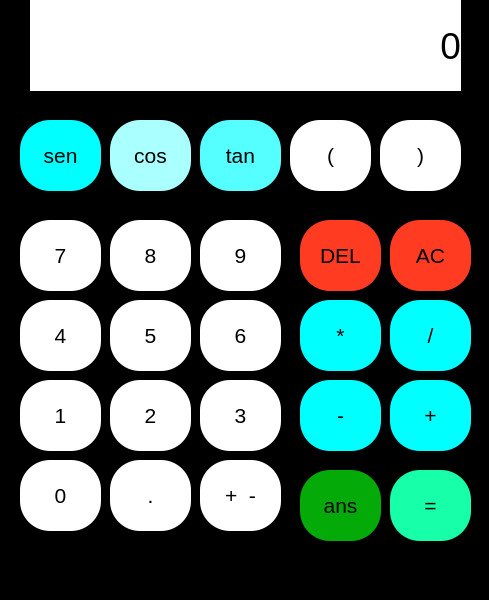
<?xml version="1.0" encoding="UTF-8"?>
<ui version="4.0">
 <class>MainWindow</class>
 <widget class="QMainWindow" name="MainWindow">
  <property name="geometry">
   <rect>
    <x>0</x>
    <y>0</y>
    <width>489</width>
    <height>600</height>
   </rect>
  </property>
  <property name="windowTitle">
   <string>calculadora</string>
  </property>
  <property name="styleSheet">
   <string notr="true">background-color: rgb(0, 0, 0);</string>
  </property>
  <widget class="QWidget" name="centralwidget">
   <widget class="QLabel" name="label">
    <property name="geometry">
     <rect>
      <x>30</x>
      <y>0</y>
      <width>431</width>
      <height>91</height>
     </rect>
    </property>
    <property name="font">
     <font>
      <family>MS Shell Dlg 2</family>
      <pointsize>28</pointsize>
      <weight>50</weight>
      <italic>false</italic>
      <bold>false</bold>
     </font>
    </property>
    <property name="layoutDirection">
     <enum>Qt::LeftToRight</enum>
    </property>
    <property name="styleSheet">
     <string notr="true">background-color:rgb(255, 255, 255);
font: 28pt &quot;MS Shell Dlg 2&quot;;</string>
    </property>
    <property name="text">
     <string>0</string>
    </property>
    <property name="alignment">
     <set>Qt::AlignRight|Qt::AlignTrailing|Qt::AlignVCenter</set>
    </property>
    <property name="margin">
     <number>12</number>
    </property>
   </widget>
   <widget class="QPushButton" name="uno">
    <property name="geometry">
     <rect>
      <x>20</x>
      <y>380</y>
      <width>81</width>
      <height>71</height>
     </rect>
    </property>
    <property name="font">
     <font>
      <pointsize>16</pointsize>
     </font>
    </property>
    <property name="styleSheet">
     <string notr="true">background-color: rgb(255, 255, 255);

border-radius: 30px;</string>
    </property>
    <property name="text">
     <string>1</string>
    </property>
   </widget>
   <widget class="QPushButton" name="cinco">
    <property name="geometry">
     <rect>
      <x>110</x>
      <y>300</y>
      <width>81</width>
      <height>71</height>
     </rect>
    </property>
    <property name="font">
     <font>
      <pointsize>16</pointsize>
     </font>
    </property>
    <property name="styleSheet">
     <string notr="true">background-color: rgb(255, 255, 255);

border-radius: 30px;</string>
    </property>
    <property name="text">
     <string>5</string>
    </property>
   </widget>
   <widget class="QPushButton" name="tres">
    <property name="geometry">
     <rect>
      <x>200</x>
      <y>380</y>
      <width>81</width>
      <height>71</height>
     </rect>
    </property>
    <property name="font">
     <font>
      <pointsize>16</pointsize>
     </font>
    </property>
    <property name="styleSheet">
     <string notr="true">background-color: rgb(255, 255, 255);

border-radius: 30px;</string>
    </property>
    <property name="text">
     <string>3</string>
    </property>
   </widget>
   <widget class="QPushButton" name="seis">
    <property name="geometry">
     <rect>
      <x>200</x>
      <y>300</y>
      <width>81</width>
      <height>71</height>
     </rect>
    </property>
    <property name="font">
     <font>
      <pointsize>16</pointsize>
     </font>
    </property>
    <property name="styleSheet">
     <string notr="true">background-color: rgb(255, 255, 255);

border-radius: 30px;</string>
    </property>
    <property name="text">
     <string>6</string>
    </property>
   </widget>
   <widget class="QPushButton" name="dos">
    <property name="geometry">
     <rect>
      <x>110</x>
      <y>380</y>
      <width>81</width>
      <height>71</height>
     </rect>
    </property>
    <property name="font">
     <font>
      <pointsize>16</pointsize>
     </font>
    </property>
    <property name="styleSheet">
     <string notr="true">background-color: rgb(255, 255, 255);

border-radius: 30px;</string>
    </property>
    <property name="text">
     <string>2</string>
    </property>
   </widget>
   <widget class="QPushButton" name="siete">
    <property name="geometry">
     <rect>
      <x>20</x>
      <y>220</y>
      <width>81</width>
      <height>71</height>
     </rect>
    </property>
    <property name="font">
     <font>
      <pointsize>16</pointsize>
     </font>
    </property>
    <property name="styleSheet">
     <string notr="true">background-color: rgb(255, 255, 255);

border-radius: 30px;</string>
    </property>
    <property name="text">
     <string>7</string>
    </property>
   </widget>
   <widget class="QPushButton" name="cuatro">
    <property name="geometry">
     <rect>
      <x>20</x>
      <y>300</y>
      <width>81</width>
      <height>71</height>
     </rect>
    </property>
    <property name="font">
     <font>
      <pointsize>16</pointsize>
     </font>
    </property>
    <property name="styleSheet">
     <string notr="true">background-color: rgb(255, 255, 255);

border-radius: 30px;</string>
    </property>
    <property name="text">
     <string>4</string>
    </property>
   </widget>
   <widget class="QPushButton" name="cero">
    <property name="geometry">
     <rect>
      <x>20</x>
      <y>460</y>
      <width>81</width>
      <height>71</height>
     </rect>
    </property>
    <property name="font">
     <font>
      <pointsize>16</pointsize>
     </font>
    </property>
    <property name="styleSheet">
     <string notr="true">background-color: rgb(255, 255, 255);

border-radius: 30px;</string>
    </property>
    <property name="text">
     <string>0</string>
    </property>
   </widget>
   <widget class="QPushButton" name="ocho">
    <property name="geometry">
     <rect>
      <x>110</x>
      <y>220</y>
      <width>81</width>
      <height>71</height>
     </rect>
    </property>
    <property name="font">
     <font>
      <pointsize>16</pointsize>
     </font>
    </property>
    <property name="styleSheet">
     <string notr="true">background-color: rgb(255, 255, 255);

border-radius: 30px;</string>
    </property>
    <property name="text">
     <string>8</string>
    </property>
   </widget>
   <widget class="QPushButton" name="nueve">
    <property name="geometry">
     <rect>
      <x>200</x>
      <y>220</y>
      <width>81</width>
      <height>71</height>
     </rect>
    </property>
    <property name="font">
     <font>
      <pointsize>16</pointsize>
     </font>
    </property>
    <property name="styleSheet">
     <string notr="true">background-color: rgb(255, 255, 255);

border-radius: 30px;</string>
    </property>
    <property name="text">
     <string>9</string>
    </property>
   </widget>
   <widget class="QPushButton" name="masmenos">
    <property name="geometry">
     <rect>
      <x>200</x>
      <y>460</y>
      <width>81</width>
      <height>71</height>
     </rect>
    </property>
    <property name="font">
     <font>
      <pointsize>16</pointsize>
     </font>
    </property>
    <property name="styleSheet">
     <string notr="true">background-color: rgb(255, 255, 255);

border-radius: 30px;</string>
    </property>
    <property name="text">
     <string>+  -</string>
    </property>
   </widget>
   <widget class="QPushButton" name="punto">
    <property name="geometry">
     <rect>
      <x>110</x>
      <y>460</y>
      <width>81</width>
      <height>71</height>
     </rect>
    </property>
    <property name="font">
     <font>
      <pointsize>16</pointsize>
     </font>
    </property>
    <property name="styleSheet">
     <string notr="true">background-color: rgb(255, 255, 255);

border-radius: 30px;</string>
    </property>
    <property name="text">
     <string>.</string>
    </property>
   </widget>
   <widget class="QPushButton" name="limpiar">
    <property name="geometry">
     <rect>
      <x>390</x>
      <y>220</y>
      <width>81</width>
      <height>71</height>
     </rect>
    </property>
    <property name="font">
     <font>
      <pointsize>16</pointsize>
     </font>
    </property>
    <property name="styleSheet">
     <string notr="true">background-color: rgb(255, 60, 34);

border-radius: 30px;</string>
    </property>
    <property name="text">
     <string>AC</string>
    </property>
   </widget>
   <widget class="QPushButton" name="parentesis_izq">
    <property name="geometry">
     <rect>
      <x>290</x>
      <y>120</y>
      <width>81</width>
      <height>71</height>
     </rect>
    </property>
    <property name="font">
     <font>
      <pointsize>16</pointsize>
     </font>
    </property>
    <property name="styleSheet">
     <string notr="true">background-color: rgb(255, 255, 255);

border-radius: 30px;</string>
    </property>
    <property name="text">
     <string>(</string>
    </property>
   </widget>
   <widget class="QPushButton" name="igual">
    <property name="geometry">
     <rect>
      <x>390</x>
      <y>470</y>
      <width>81</width>
      <height>71</height>
     </rect>
    </property>
    <property name="font">
     <font>
      <pointsize>16</pointsize>
     </font>
    </property>
    <property name="styleSheet">
     <string notr="true">background-color: rgb(24, 255, 170);

border-radius: 30px;</string>
    </property>
    <property name="text">
     <string>=</string>
    </property>
   </widget>
   <widget class="QPushButton" name="mas">
    <property name="geometry">
     <rect>
      <x>390</x>
      <y>380</y>
      <width>81</width>
      <height>71</height>
     </rect>
    </property>
    <property name="font">
     <font>
      <pointsize>16</pointsize>
     </font>
    </property>
    <property name="styleSheet">
     <string notr="true">background-color: rgb(0, 255, 255);

border-radius: 30px;</string>
    </property>
    <property name="text">
     <string>+</string>
    </property>
   </widget>
   <widget class="QPushButton" name="resta">
    <property name="geometry">
     <rect>
      <x>300</x>
      <y>380</y>
      <width>81</width>
      <height>71</height>
     </rect>
    </property>
    <property name="font">
     <font>
      <pointsize>16</pointsize>
     </font>
    </property>
    <property name="styleSheet">
     <string notr="true">background-color: rgb(0, 255, 255);

border-radius: 30px;</string>
    </property>
    <property name="text">
     <string>-</string>
    </property>
   </widget>
   <widget class="QPushButton" name="multi">
    <property name="geometry">
     <rect>
      <x>300</x>
      <y>300</y>
      <width>81</width>
      <height>71</height>
     </rect>
    </property>
    <property name="font">
     <font>
      <pointsize>16</pointsize>
     </font>
    </property>
    <property name="styleSheet">
     <string notr="true">background-color: rgb(0, 255, 255);

border-radius: 30px;</string>
    </property>
    <property name="text">
     <string>*</string>
    </property>
   </widget>
   <widget class="QPushButton" name="divi">
    <property name="geometry">
     <rect>
      <x>390</x>
      <y>300</y>
      <width>81</width>
      <height>71</height>
     </rect>
    </property>
    <property name="font">
     <font>
      <pointsize>16</pointsize>
     </font>
    </property>
    <property name="styleSheet">
     <string notr="true">background-color: rgb(0, 255, 255);

border-radius: 30px;</string>
    </property>
    <property name="text">
     <string>/</string>
    </property>
   </widget>
   <widget class="QPushButton" name="ans">
    <property name="geometry">
     <rect>
      <x>300</x>
      <y>470</y>
      <width>81</width>
      <height>71</height>
     </rect>
    </property>
    <property name="font">
     <font>
      <pointsize>16</pointsize>
     </font>
    </property>
    <property name="styleSheet">
     <string notr="true">background-color: rgb(3, 170, 8);
border-radius: 30px;</string>
    </property>
    <property name="text">
     <string>ans</string>
    </property>
   </widget>
   <widget class="QPushButton" name="seno">
    <property name="geometry">
     <rect>
      <x>20</x>
      <y>120</y>
      <width>81</width>
      <height>71</height>
     </rect>
    </property>
    <property name="font">
     <font>
      <pointsize>16</pointsize>
     </font>
    </property>
    <property name="styleSheet">
     <string notr="true">background-color: rgb(0, 255, 255);

border-radius: 30px;</string>
    </property>
    <property name="text">
     <string>sen</string>
    </property>
   </widget>
   <widget class="QPushButton" name="coseno">
    <property name="geometry">
     <rect>
      <x>110</x>
      <y>120</y>
      <width>81</width>
      <height>71</height>
     </rect>
    </property>
    <property name="font">
     <font>
      <pointsize>16</pointsize>
     </font>
    </property>
    <property name="styleSheet">
     <string notr="true">background-color: rgb(170, 255, 255);

border-radius: 30px;</string>
    </property>
    <property name="text">
     <string>cos</string>
    </property>
   </widget>
   <widget class="QPushButton" name="tangente">
    <property name="geometry">
     <rect>
      <x>200</x>
      <y>120</y>
      <width>81</width>
      <height>71</height>
     </rect>
    </property>
    <property name="font">
     <font>
      <pointsize>16</pointsize>
     </font>
    </property>
    <property name="styleSheet">
     <string notr="true">background-color: rgb(85, 255, 255);

border-radius: 30px;</string>
    </property>
    <property name="text">
     <string>tan</string>
    </property>
   </widget>
   <widget class="QPushButton" name="borrar">
    <property name="geometry">
     <rect>
      <x>300</x>
      <y>220</y>
      <width>81</width>
      <height>71</height>
     </rect>
    </property>
    <property name="font">
     <font>
      <pointsize>16</pointsize>
     </font>
    </property>
    <property name="styleSheet">
     <string notr="true">background-color: rgb(255, 60, 34);

border-radius: 30px;</string>
    </property>
    <property name="text">
     <string>DEL</string>
    </property>
   </widget>
   <widget class="QPushButton" name="parentesis_der">
    <property name="geometry">
     <rect>
      <x>380</x>
      <y>120</y>
      <width>81</width>
      <height>71</height>
     </rect>
    </property>
    <property name="font">
     <font>
      <pointsize>16</pointsize>
     </font>
    </property>
    <property name="styleSheet">
     <string notr="true">background-color: rgb(255, 255, 255);

border-radius: 30px;</string>
    </property>
    <property name="text">
     <string>)</string>
    </property>
   </widget>
  </widget>
  <widget class="QMenuBar" name="menubar">
   <property name="geometry">
    <rect>
     <x>0</x>
     <y>0</y>
     <width>489</width>
     <height>22</height>
    </rect>
   </property>
  </widget>
  <widget class="QStatusBar" name="statusbar"/>
 </widget>
 <resources/>
 <connections/>
</ui>
